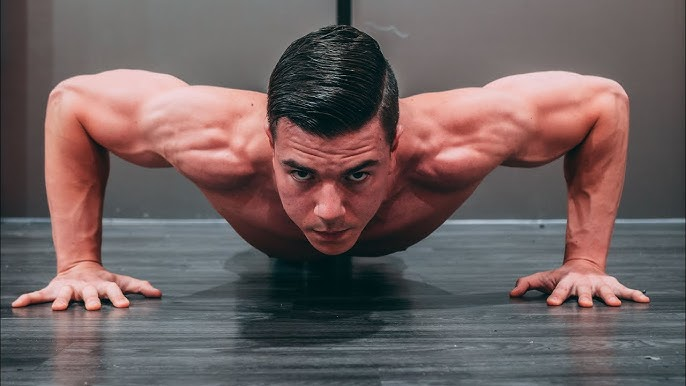
#> input picture data/photos/pushup/correct/pushp.jpg, 686 x 386 px, found by its file name
$ jupyter execute --allow-errors 01_preprocessing.ipynb   (text cells are left out)
#> lines starting #> are read from the running program, lines starting #| are printed output that depends on the picture; after the words box and inside, x2 and y2 are one past the last pixel; in counts of white or black regions, pixels touching at a corner belong together
[cell 1]
import cv2
import numpy as np
import matplotlib.pyplot as plt

[cell 2]
pic = cv2.imread("/home/rodrigo-pinto22/Documents/MCD/Ano_1/Semestre_2/CV/CV_Project/repcounter/data/photos/pushup/correct/pushp.jpg")
#> pic is the input picture: shape (386, 686, 3); mean B, G, R 95.3, 95.7, 111.1

[cell 3]
gray = cv2.cvtColor(pic, cv2.COLOR_BGR2GRAY)
blurred = cv2.GaussianBlur(gray, (5, 5), 0)
clahe = cv2.createCLAHE(clipLimit=2.0, tileGridSize=(8, 8))
enhanced = clahe.apply(blurred)
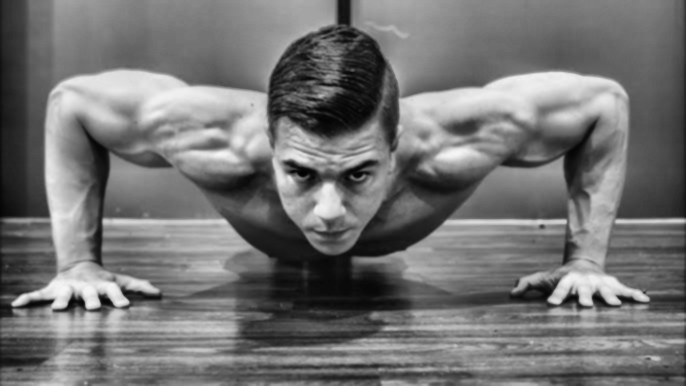
#> enhanced: shape (386, 686); min 2, max 246, mean 115.2
edges = cv2.Canny(enhanced, threshold1=50, threshold2=150)
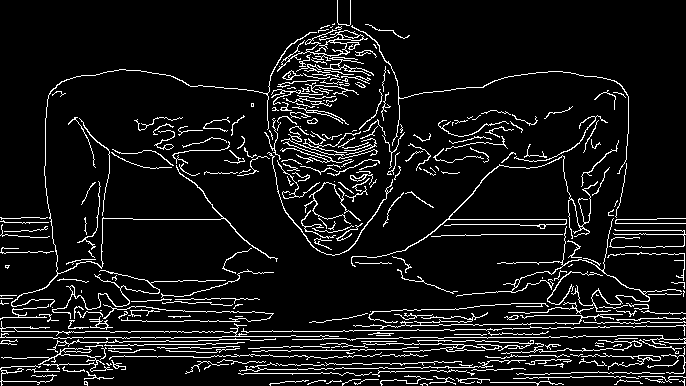
#> edges: shape (386, 686); 8.5% white in thin lines or dots
kernel = cv2.getStructuringElement(cv2.MORPH_RECT, (3, 3))

# Close small gaps in edges
closed = cv2.morphologyEx(edges, cv2.MORPH_CLOSE, kernel)
#> closed: shape (386, 686); 12.2% white; 29 white regions (6 under 20 px), largest, box (x1, y1, x2, y2) and area: (0, 0, 686, 386) 30209, (433, 115, 523, 163) 551, (380, 375, 456, 386) 184

# Remove small noise
cleaned = cv2.morphologyEx(closed, cv2.MORPH_OPEN, kernel)
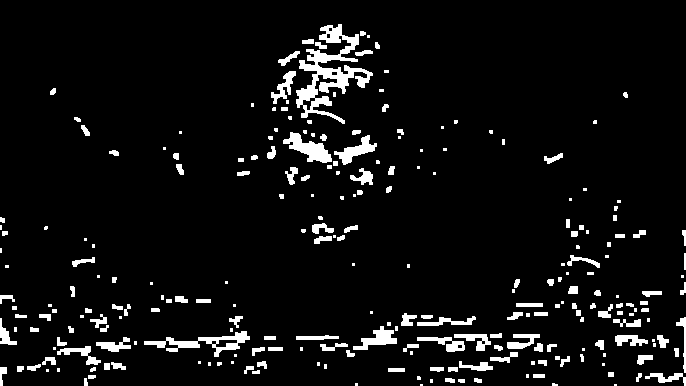
#> cleaned: shape (386, 686); 6.1% white; 249 white regions (99 under 20 px), largest, box (x1, y1, x2, y2) and area: (296, 24, 373, 124) 2494, (144, 331, 250, 357) 848, (283, 132, 332, 163) 677

[cell 4]
titles = ["Original", "Grayscale", "Blurred", "Enhanced", "Edges", "Closed", "Cleaned"]
images = [
    cv2.cvtColor(pic, cv2.COLOR_BGR2RGB),
    gray, blurred, enhanced, edges, closed, cleaned
]

plt.figure(figsize=(18, 7))
for i, (title, img) in enumerate(zip(titles, images)):
    plt.subplot(1, 7, i + 1)
    plt.imshow(img, cmap="gray" if len(img.shape) == 2 else None)
    plt.title(title)
    plt.axis("off")
#> this loop made 7 passes
#> title on passes 1 to 7: 'Original', 'Grayscale', 'Blurred', 'Enhanced', 'Edges', 'Closed', 'Cleaned'
plt.tight_layout()
plt.show()
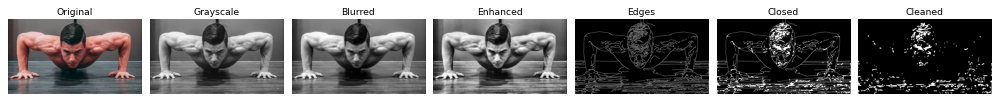
#> figure drawn by matplotlib, 7 panels

[cell 5]
import mediapipe as mp
import numpy as np
from mediapipe.tasks import python
from mediapipe.tasks.python.vision import drawing_utils
from mediapipe.tasks.python.vision import drawing_styles
from mediapipe.tasks.python import vision
import cv2


# [16 lines left out: function draw_landmarks_on_image, not called in this run]

[cell 6]
model_path = '/home/rodrigo-pinto22/Documents/MCD/Ano_1/Semestre_2/CV/CV_Project/repcounter/models/mediapipe/pose_landmarker_lite.task'

#> (a cell that did not finish here is left out)

#> (a cell that did not finish here is left out)

#> (a cell that did not finish here is left out)

[cell 10]
# Step 1 - Download model (run once)
import urllib.request
import os

model_path = "/home/rodrigo-pinto22/Documents/MCD/Ano_1/Semestre_2/CV/CV_Project/repcounter/models/mediapipe/pose_landmarker_heavy.task"

if not os.path.exists(model_path):
    urllib.request.urlretrieve(
        "https://storage.googleapis.com/mediapipe-models/pose_landmarker/pose_landmarker_heavy/float16/latest/pose_landmarker_heavy.task",
        model_path
    )
#> (this line was passed over: the network is not available in this run)
    print("Model downloaded!")
else:
    print("Model already exists!")

[cell 11]
im_path = "/home/rodrigo-pinto22/Documents/MCD/Ano_1/Semestre_2/CV/CV_Project/repcounter/data/photos/pushup/correct/pushup2.png"

[cell 12]
im = cv2.imread(im_path)
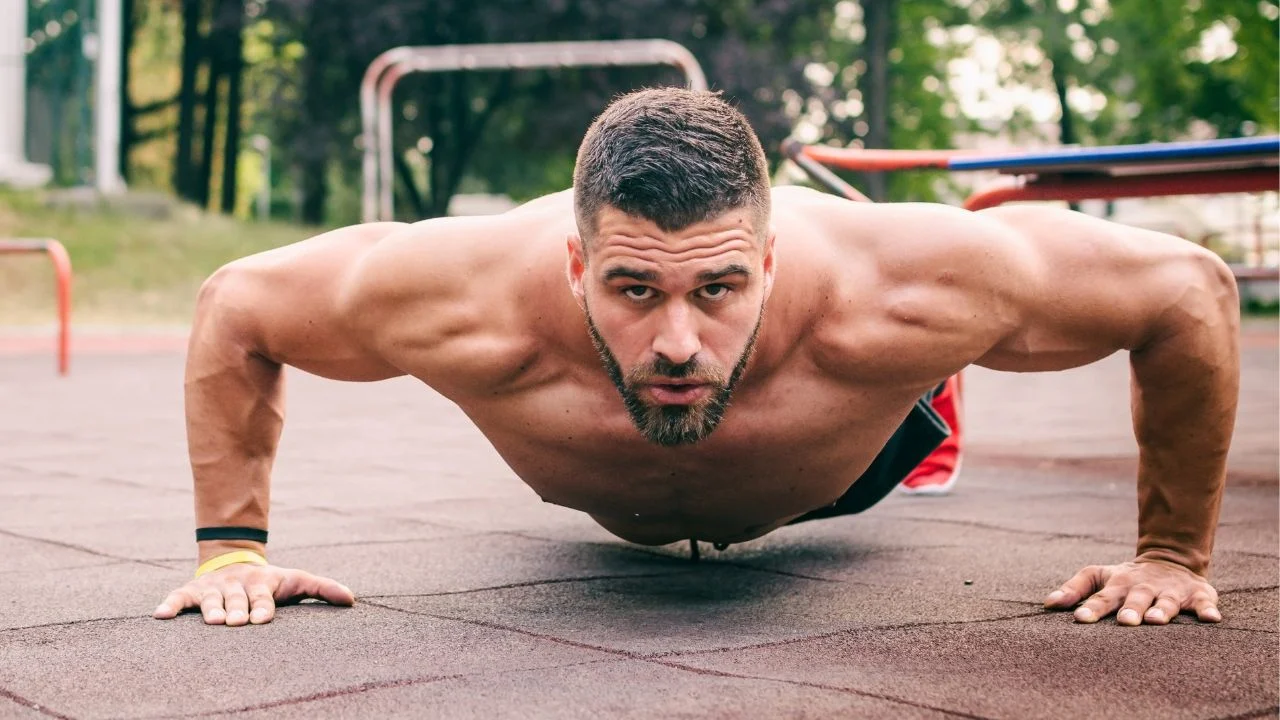
#> input picture data/photos/pushup/correct/pushup2.png, 1280 x 720 px, found by its file name
#> im is the input picture: shape (720, 1280, 3); mean B, G, R 121.5, 134.7, 155.8
print(im.shape)
#| (720, 1280, 3)

[cell 13]
# Step 2 - Run detection
import mediapipe as mp
from mediapipe.tasks import python
from mediapipe.tasks.python import vision

#> (the rest of this cell did not finish here and is left out)

#> (a cell that did not finish here is left out)

[cell 15]
cap = cv2.VideoCapture(0)
if not cap.isOpened():
    print("Cannot open camera")
    exit()
while True:
    # Capture frame-by-frame
    ret, frame = cap.read()
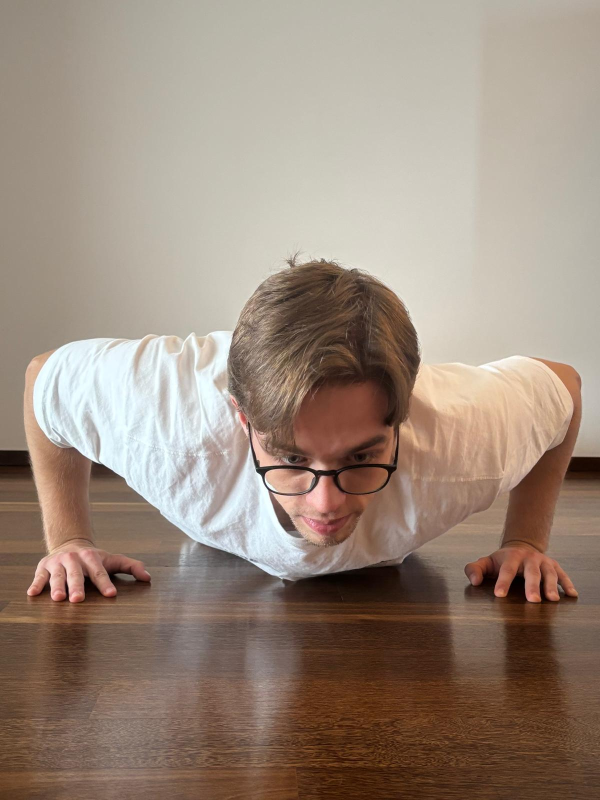
#> input picture data/photos/pushup/correct/down.jpeg, 1200 x 1600 px, given in place of the camera (shown at 1/2 size)
#> frame is the input picture: shape (1600, 1200, 3); mean B, G, R 124.4, 138.1, 155.4
    # if frame is read correctly ret is True
    if not ret:
        print("Can't receive frame (stream end?). Exiting ...")
        break
    # Our operations on the frame come here
    gray = cv2.cvtColor(frame, cv2.COLOR_BGR2GRAY)
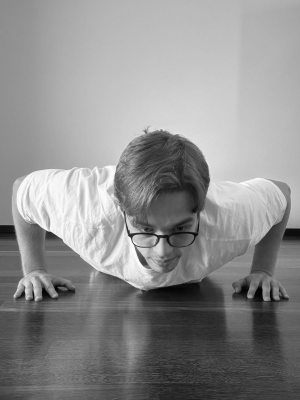
#> gray: shape (1600, 1200) (shown at 1/4 size); min 0, max 255, mean 141.8
    # Display the resulting frame
    cv2.imshow('frame', gray)
    if cv2.waitKey(1) == ord('q'):
#> (key q is pressed here)
        break

# When everything done, release the capture
cap.release()
cv2.destroyAllWindows()

[cell 16]
cap = cv2.VideoCapture(0)  # 0 = câmara principal do laptop

while True:
    ret, frame = cap.read()

    if not ret:
        print("Erro ao capturar frame")
        break

    # --- PREPROCESSING (#03) ---
    gray = cv2.cvtColor(frame, cv2.COLOR_BGR2GRAY)
    blurred = cv2.GaussianBlur(gray, (5, 5), 0)
#> blurred: shape (1600, 1200)
    clahe = cv2.createCLAHE(clipLimit=2.0, tileGridSize=(8, 8))
    enhanced = clahe.apply(blurred)
#> enhanced: shape (1600, 1200)

    # --- EDGE DETECTION (#04) ---
    edges = cv2.Canny(enhanced, 50, 150)
#> edges: shape (1600, 1200); 5.1% white in thin lines or dots, all inside (x1, y1, x2, y2) = (0, 495, 1200, 1600)

    # --- MORPHOLOGICAL OPS (#05) ---
    kernel = cv2.getStructuringElement(cv2.MORPH_ELLIPSE, (5, 5))
    cleaned = cv2.dilate(edges, kernel, iterations=1)
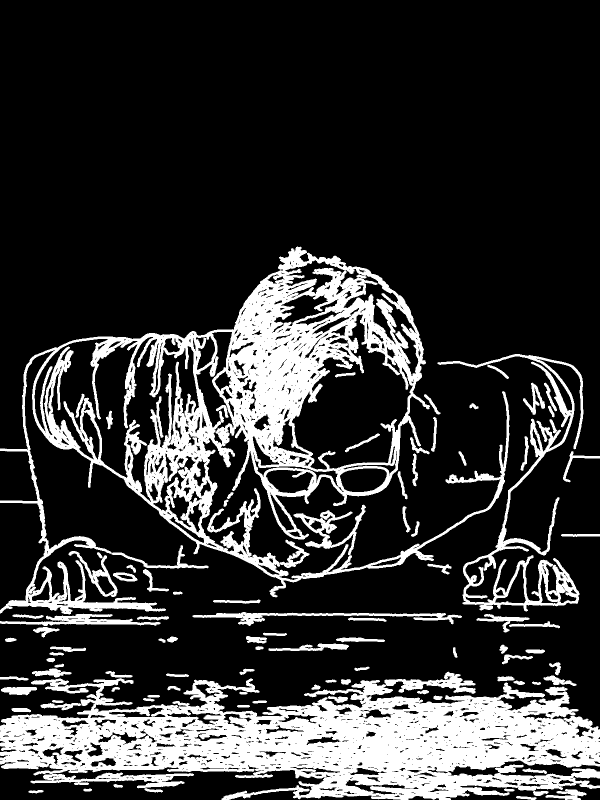
#> cleaned: shape (1600, 1200) (shown at 1/2 size); 20.3% white; 92 white regions, largest, box (x1, y1, x2, y2) and area: (0, 1343, 1200, 1600) 172823, (0, 493, 1019, 1229) 163752, (875, 708, 1167, 1223) 18738

    # --- MOSTRAR RESULTADOS ---
    cv2.imshow("Original", frame)
    cv2.imshow("Edges", cleaned)

    # Sair com 'q'
    if cv2.waitKey(1) & 0xFF == ord('q'):
#> (key q is pressed here)
        break

cap.release()
cv2.destroyAllWindows()

[cell 17]
# [26 lines left out: function extract_silhouette, not called in this run]

[cell 18]
# [10 lines left out: function extract_silhouette, not called in this run]

[cell 19]
def extract_silhouette(image_path):
#> called with image_path = '../data/photos/pushup/correct/up_2.jpeg'
    img = cv2.imread(image_path)
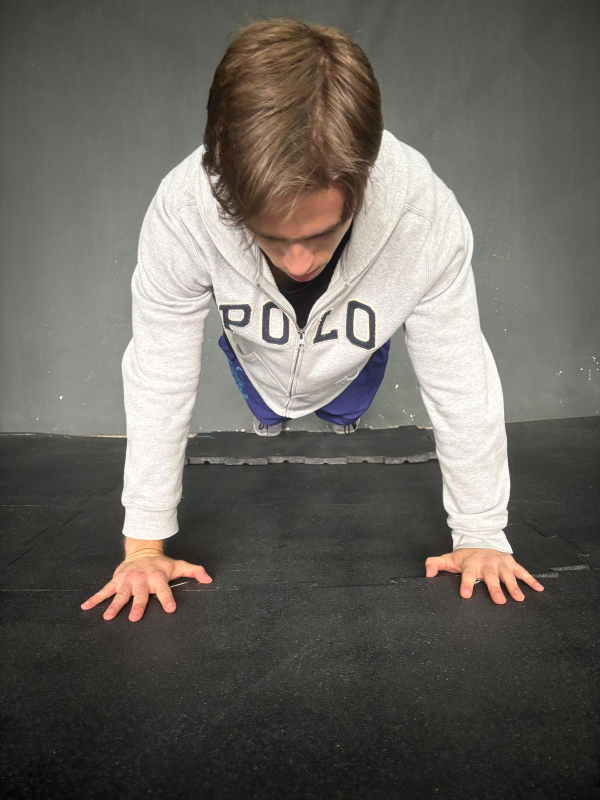
#> input picture data/photos/pushup/correct/up_2.jpeg, 1200 x 1600 px (shown at 1/2 size)
#> img is the input picture: shape (1600, 1200, 3); mean B, G, R 95.8, 102.1, 105.5
    gray = cv2.cvtColor(img, cv2.COLOR_BGR2GRAY)

    # Blur moderado — a imagem já é limpa
    blurred = cv2.GaussianBlur(gray, (7, 7), 0)

    # CLAHE suave — o contraste já é bom
    clahe = cv2.createCLAHE(clipLimit=1.5, tileGridSize=(8, 8))
    enhanced = clahe.apply(blurred)
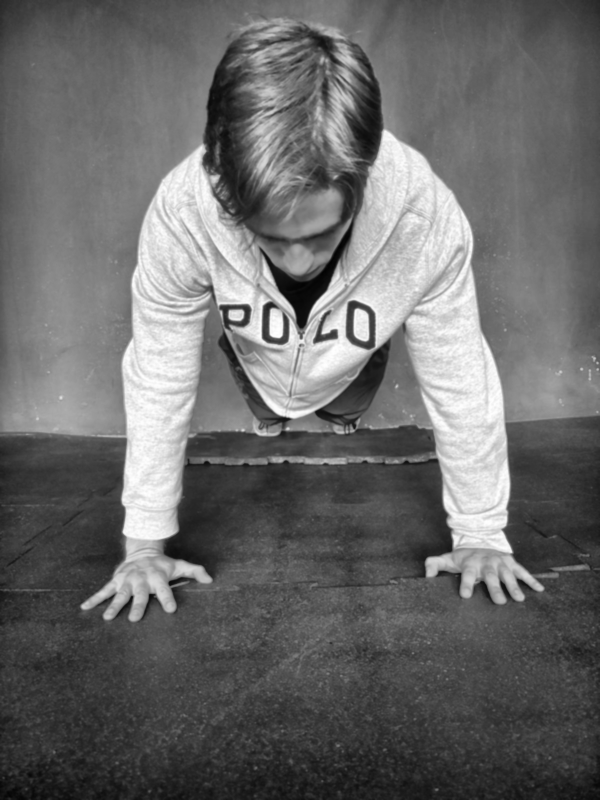
#> enhanced: shape (1600, 1200) (shown at 1/2 size); min 2, max 254, mean 105.8

    # Canny — thresholds mais altos porque o fundo é limpo
    edges = cv2.Canny(enhanced, 80, 180)
#> edges: shape (1600, 1200); 1.4% white in thin lines or dots

    # Dilatar para fechar contornos
    kernel = cv2.getStructuringElement(cv2.MORPH_ELLIPSE, (20, 20))
    dilated = cv2.dilate(edges, kernel, iterations=3)
#> dilated: shape (1600, 1200); 39.8% white; 20 white regions
#> (the rest of the program and of its run is left out)
